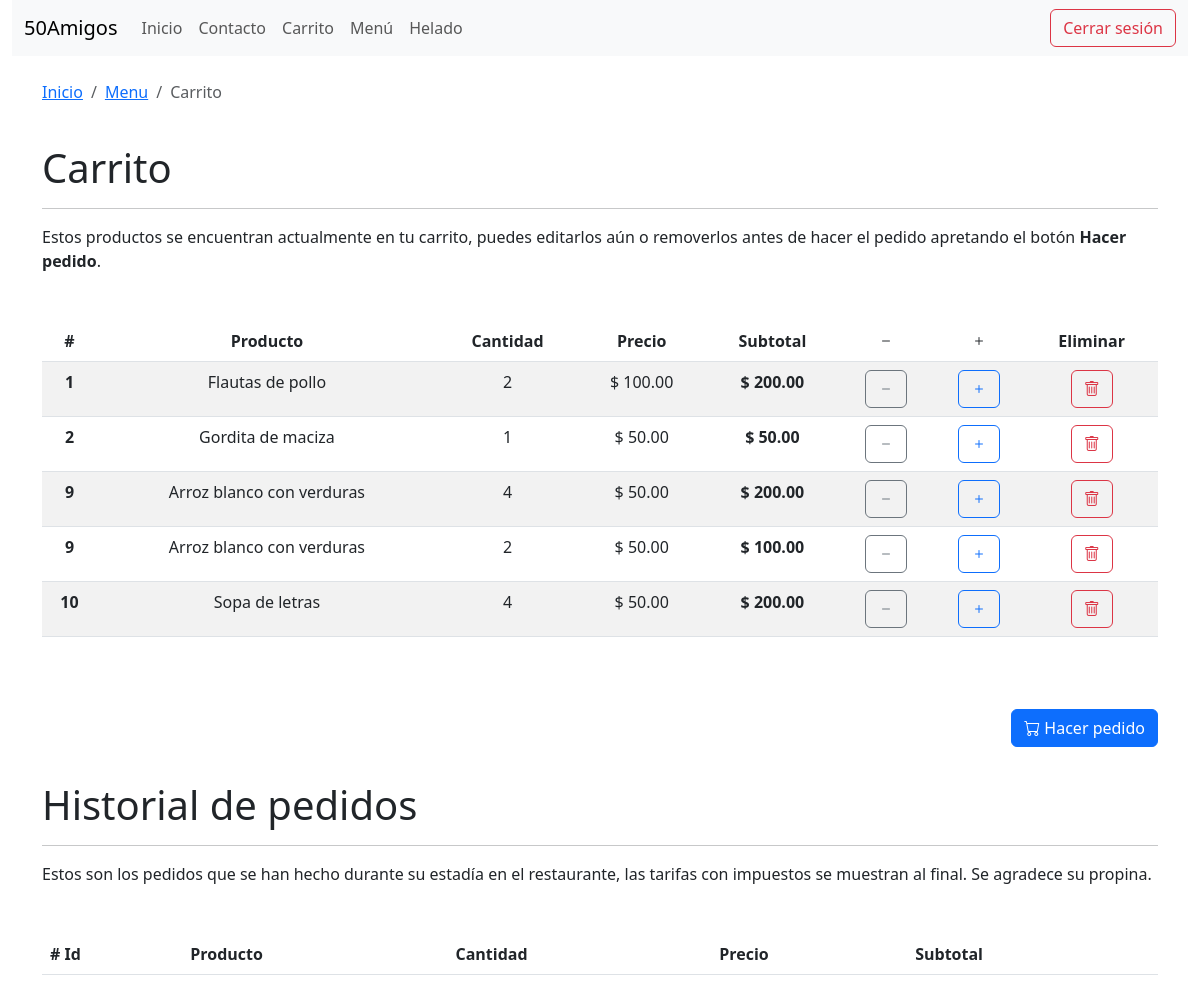
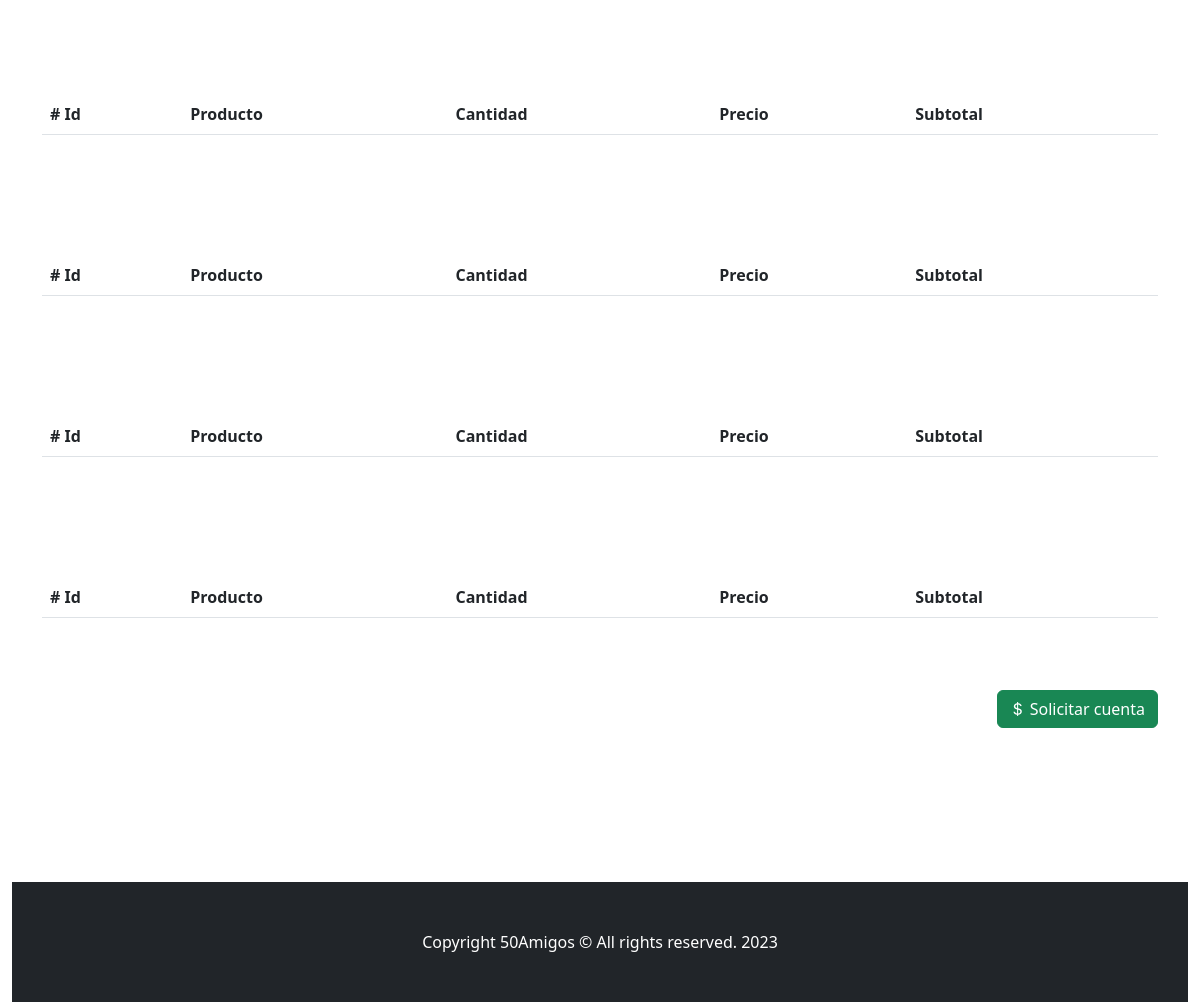
Page /carrito (signed in) on the earlier database version (2 pictures, top to bottom).
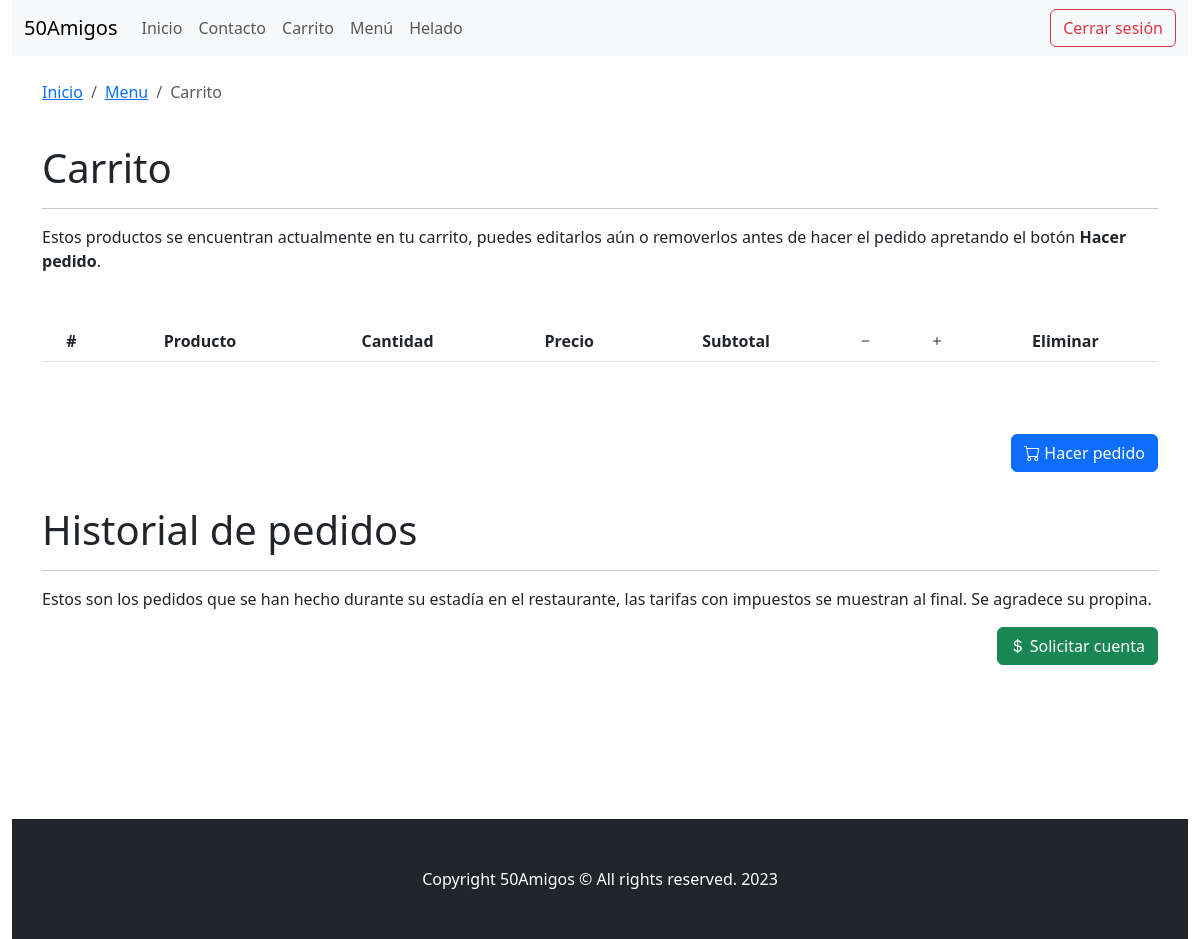
Same page on the later database version.
### mainApp/models.py (models this page shows, shortened)
class Pedido(models.Model):
    id = models.AutoField(primary_key=True)
    orden = models.ForeignKey(
        Orden, on_delete=models.SET_NULL, null=True, related_name='pedidos')
    platillo = models.ForeignKey(
        Platillo, on_delete=models.SET_NULL, null=True, related_name='pedidos')
    cantidad = models.IntegerField(default=1)
    carrito = models.ManyToOneRel(to=Carrito, field_name='carrito', field="id", on_delete=models.SET_NULL, related_name='pedidos')
    def get_subtotal(self):
        return self.platillo.precio * self.cantidad

class Platillo(models.Model):
    id = models.AutoField(primary_key=True)
    nombre = models.CharField(max_length=100)
    imagen = models.CharField(max_length=1000)
    categoria = models.ForeignKey(
        Categoria, on_delete=models.SET_NULL, null=True, related_name='platillos')
    subcategoria = models.ForeignKey(
        Subcategoria, on_delete=models.SET_NULL, null=True, related_name='platillos')
    precio = models.DecimalField(max_digits=10, decimal_places=2)
    ingredientes=models.TextField(max_length=1000, null=True, blank=True)

### mainApp/views.py (the view, shortened to what this page needs)
# urls.py: path('carrito',     views.carrito,              name='carrito'),
@login_required
def carrito(request):
    if request.method == 'GET':
        carrito = get_current_carrito(request.user)
        data = {
            "orden": carrito,
            "carrito": carrito
        }
        return render(request, 'carrito.html', context=data)

### mainApp/views.py (called while the page is built)
def get_current_carrito(user):
    orden = Orden.objects.filter(usuario=user, active=True) \
        .order_by('-fecha') \
        .first()
    if not orden:
        orden = Orden.objects.create(usuario=user, active=True)
    return orden

### mainApp/templates/carrito.html (shortened to what this page needs)
{% extends 'fragments/base.html' %}
{% block content %}
<div>
  <br>
  <nav aria-label="breadcrumb">
    <ol class="breadcrumb">
      <li class="breadcrumb-item">
        <a href="{% url 'mainApp:inicio' %}">Inicio</a>
        </li>
      <li class="breadcrumb-item">
        <a href="{% url 'mainApp:menu' %}">Menu</a>
      </li>
      <li class="breadcrumb-item active" aria-current="page">Carrito</li>
    </ol>
  </nav>
  <br>
  <h1 class="animate__animated animate__fadeInLeft">Carrito</h1>
  <hr>
  <p class="my-3">
    Estos productos se encuentran actualmente en tu carrito, puedes editarlos
    aún o removerlos antes de hacer el pedido apretando el botón <b>Hacer pedido</b>.
  </p>
  <table class="table table-striped my-5">
    <thead>
      <tr>
        <th scope="col" class="text-center">#</th>
        <th scope="col" class="text-center">Producto</th>
        <th scope="col" class="text-center">Cantidad</th>
        <th scope="col" class="text-center">Precio</th>
        <th scope="col" class="text-center">Subtotal</th>
        <th scope="col" class="text-center">
          <i class="bi bi-dash"></i>
        </th>
        <th scope="col" class="text-center">
          <i class="bi bi-plus"></i>
        </th>
        <th scope="col" class="text-center">Eliminar</th>
      </tr>
    </thead>
    <tbody>
      {% for pedido in carrito.pedidos.all %}
      <tr>
        <th scope="row" class="text-center">
          {{ pedido.platillo.id }}
        </th>
        <td class="text-center">
          {{ pedido.platillo.nombre }}
        </td>
        <td class="text-center" id="counter{{pedido.platillo.id}}">
          {{ pedido.cantidad }}
        </td>
        <td class="text-center">
          $ {{ pedido.platillo.precio }}
        </td>
        <td class="text-center">
          <b>
            $ {{ pedido.get_subtotal }}
          </b>
        </td>
        <td class="text-center">
          <button
            type="button"
            onclick="disminuirCantidad({{ pedido.platillo.id }})"
            class="btn btn-outline-secondary">
            <i class="bi bi-dash"></i>
          </button>
        </td>
        <td class="text-center">
          <button
            type="button"
            onclick="aumentarCantidad({{ pedido.platillo.id }})"
            class="btn btn-outline-primary">
            <i class="bi bi-plus"></i>
          </button>
        </td>
        <td class="text-center">
          <button
            type="button"
            onclick="eliminarPlatillo({{ pedido.platillo.id }})"
            class="btn btn-outline-danger">
            <i class="bi bi-trash"></i>
          </button>
        </td>
      </tr>
      {% endfor %}
    </tbody>
  </table>
  <br>
  <form method="POST" action="{% url 'mainApp:carrito' %}">
    <button
      type="submit"
      onclick="hacerPedido()"
      class="btn btn-primary float-end">
      <i class="bi bi-cart"></i> Hacer pedido
    </button>
  </form>
  <br>
  <br>
  <br>
  <h1 class="animate__animated animate__fadeInLeft">Historial de pedidos</h1>
  <hr>
  <p class="my-3">
  Estos son los pedidos que se han hecho durante su estadía en el restaurante,
  las tarifas con impuestos se muestran al final. Se agradece su propina.
  </p>
  {% for pedido in orden.pedidos.all %}
  <table class="table table-striped my-5">
    <thead>
      <tr>
        <th scope="col"># Id</th>
        <th scope="col">Producto</th>
        <th scope="col">Cantidad</th>
        <th scope="col">Precio</th>
        <th scope="col">Subtotal</th>
      </tr>
    </thead>
  </table>
  <br>
  {% endfor %}
  <form method="POST" action="{% url 'mainApp:carrito' %}" >
    <button
      type="submit"
      onclick="cerrarCuenta()"
      class="btn btn-success float-end">
      <i class="bi bi-currency-dollar"></i> Solicitar cuenta
    </button>
  </form>
  <br>
  <br>
  <br>
  <br>
  <br>
  <br>
  <br>
  <br>
</div>
{% endblock %}

Differences in the rows shown:
no longer on this page (row edited): Pedido: platillo.id "1", platillo.nombre "Flautas de pollo", cantidad "2", platillo.precio "100.00", get_subtotal "200.00"
no longer on this page (row edited): Pedido: platillo.id "2", platillo.nombre "Gordita de maciza", cantidad "1", platillo.precio "50.00", get_subtotal "50.00"
no longer on this page (row edited): Pedido: platillo.id "9", platillo.nombre "Arroz blanco con verduras", cantidad "4", platillo.precio "50.00", get_subtotal "200.00"
no longer on this page (row edited): Pedido: platillo.id "9", platillo.nombre "Arroz blanco con verduras", cantidad "2", platillo.precio "50.00", get_subtotal "100.00"
no longer on this page (row edited): Pedido: platillo.id "10", platillo.nombre "Sopa de letras", cantidad "4", platillo.precio "50.00", get_subtotal "200.00"
